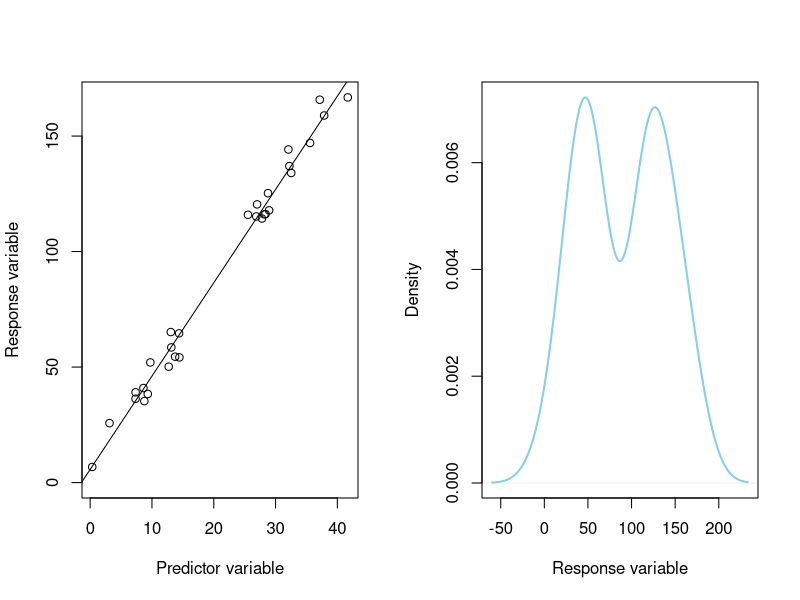
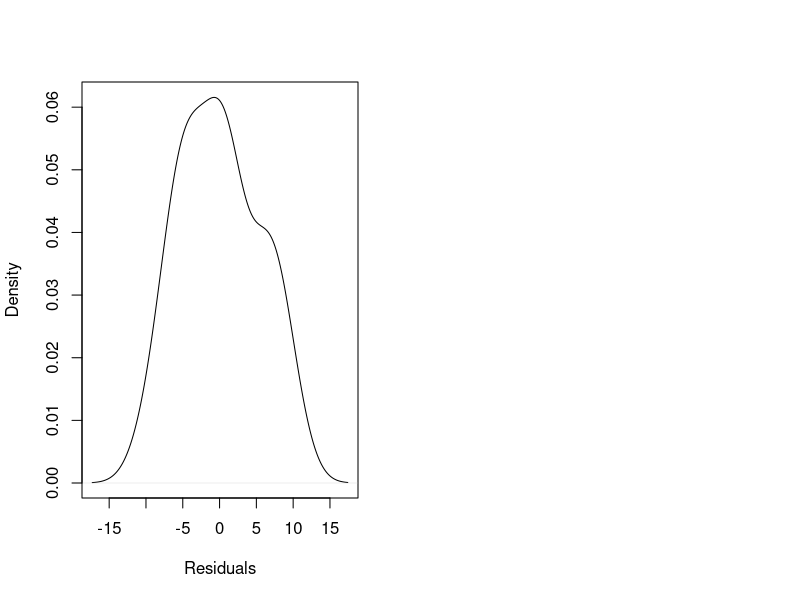
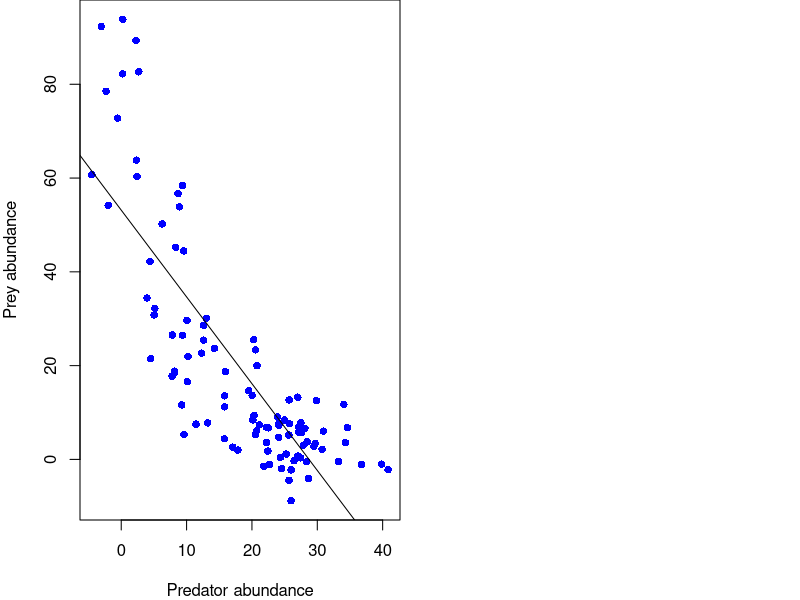
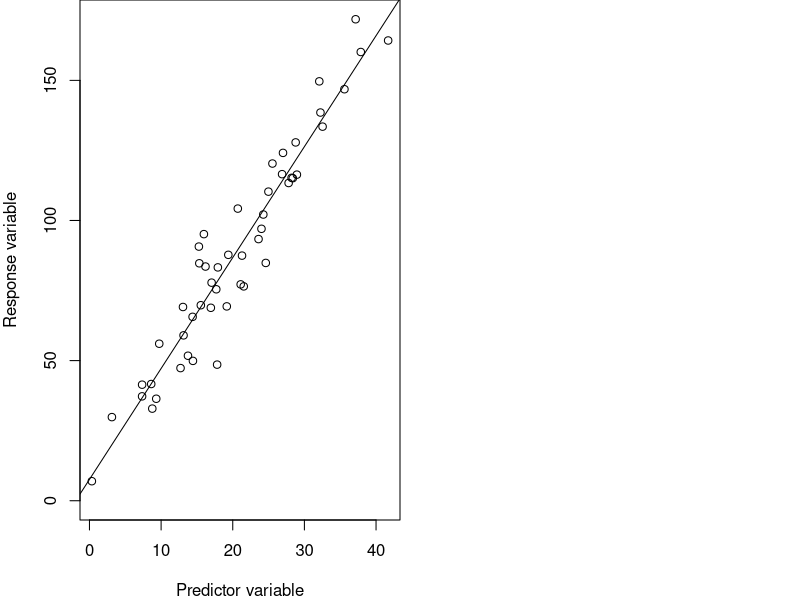
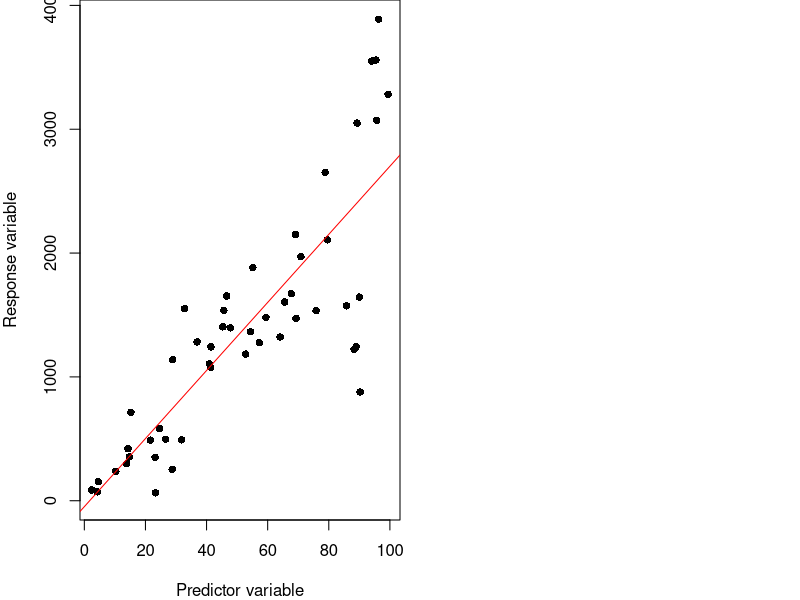
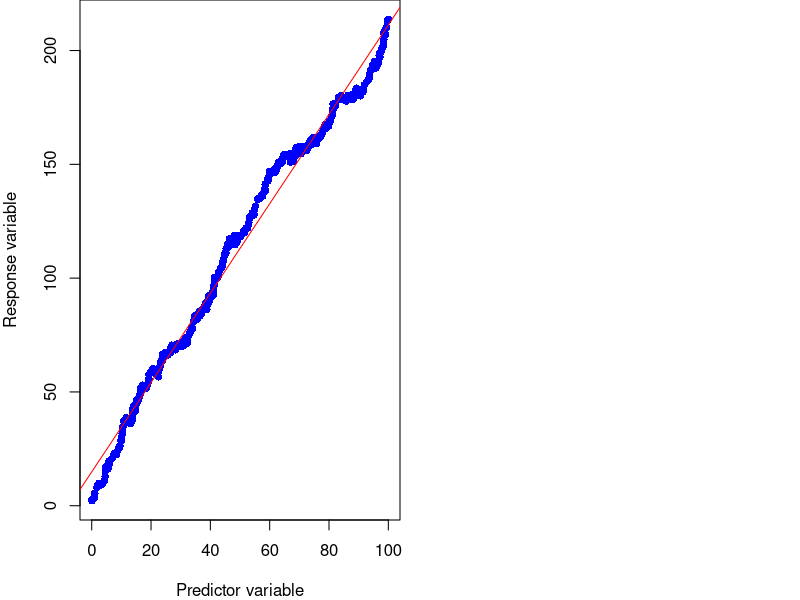
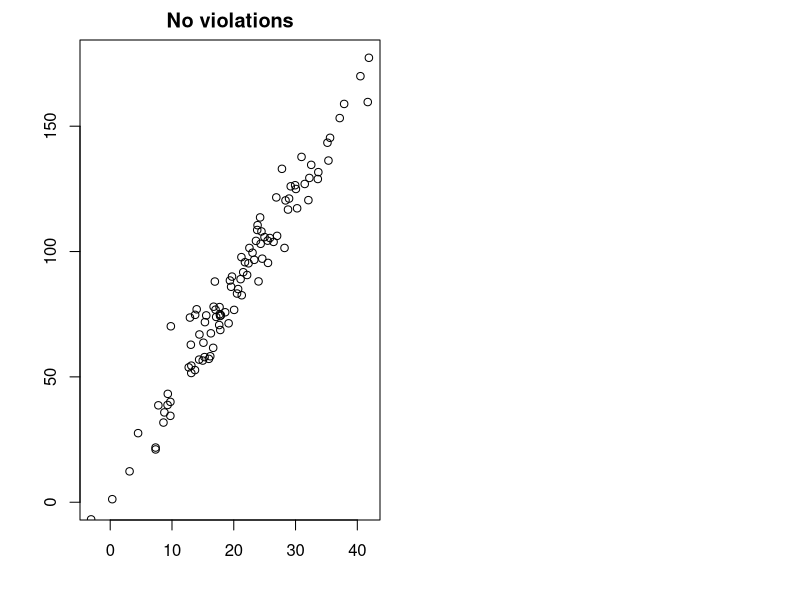
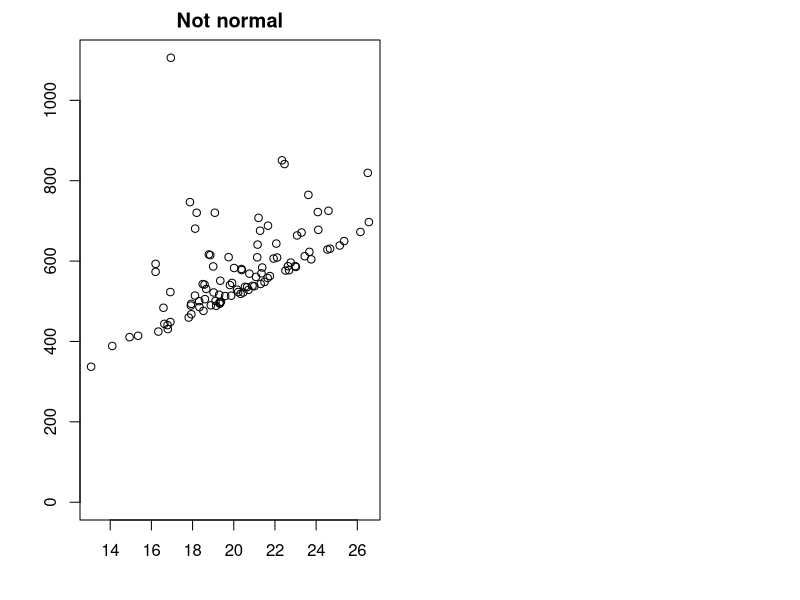

Here is the R script that generated these plots, in order: (Note: this script raises an error after producing the figures.)
## ---- chunk 1

knitr::opts_chunk$set(
	echo = TRUE,
	message = FALSE,
	warning = FALSE,
	cache = TRUE
)
## ---- chunk 2

#  NRES 710, Linear Regression (3)
#     University of Nevada, Reno
#     Assumptions of linear regression   

## ---- chunk 3
# Set the seed for reproducibility
set.seed(123)

# Set up the plotting area to display two plots side by side
par(mfrow = c(1, 2))

# Simulate data for the shallow slope
n <- 50
x1 <- rnorm(n, mean = 20, sd = 10)
y1 <- 5 + 4 * x1 + rnorm(n, mean = 0, sd = 8)

# Remove observations in the middle of x to create bimodal y
middle_range <- c(15, 25)
datum1 <- data.frame(x = x1, y = y1)
datum1 <- subset(datum1, x < middle_range[1] | x > middle_range[2])

# Plot the data with the shallow slope
plot(y ~ x, data = datum1,
     ylim=c(0, max(datum1$y)), xlab = "Predictor variable", ylab = "Response variable")

# Add a line to the plot for the shallow slope
results1 <- lm(y ~ x, data = datum1)
abline(results1)

# Plot the density of y
plot(density(datum1$y), col = "skyblue", xlab = "Response variable", ylab = "Density", main = "", lwd = 2)

# Examine normality of residuals
residuals <- resid(results1)
plot(density(residuals), xlab = "Residuals", main = "")
## ---- chunk 4
# Set the seed for reproducibility
set.seed(123); par(mar = c(4, 4, 0, 0)); par(mfrow=c(1,2))

# Simulate non-linear data
n <- 100
time <- seq(1, n)
prey_abundance <- 100 * exp(-0.05 * time) + rnorm(n, mean = 0, sd = 5)
predator_abundance <- 50 * (1 - exp(-0.01 * time)) + rnorm(n, mean = 0, sd = 5)

# Plot the data
plot(predator_abundance, prey_abundance, pch = 16, col = "blue",
     xlab = "Predator abundance", ylab = "Prey abundance")

# Fit a linear model
results <- lm(prey_abundance ~ predator_abundance)
abline(results)
## ---- chunk 5
# Set the seed for reproducibility
set.seed(123); par(mar = c(4, 4, 0, 0)); par(mfrow=c(1,2))

# Simulate data for the shallow slope
n <- 50
x1 <- rnorm(n, mean = 20, sd = 10)
y1 <- 5 + 4 * x1 + rnorm(n, mean = 0, sd = 12)

# Remove observations in the middle of x to create bimodal y
datum1 <- data.frame(x = x1, y = y1)

# Plot the data with the shallow slope
plot(y ~ x, data = datum1,
     ylim=c(0, max(datum1$y)), xlab = "Predictor variable", ylab = "Response variable")

# Add a line to the plot for the shallow slope
results1 <- lm(y ~ x, data = datum1)
abline(results1)
## ---- chunk 6
# Set the seed for reproducibility
set.seed(123); par(mar = c(4, 4, 0, 0)); par(mfrow=c(1,2))

# Simulate data with increasing variance (heteroscedasticity)
n <- 50
x1 <- runif(n, 0, 100)
y1 <- 20 + 25 * x1 + rnorm(n, mean = 0, sd = 10 * x1)

# Create a data frame
datum1 <- abs(data.frame(x = x1, y = y1))

# Fit a linear model
results1 <- lm(y ~ x, data = datum1)

# Predict values and calculate confidence intervals
predictions <- predict(results1, interval = "confidence", level = 0.95)
datum1 <- cbind(datum1, predictions)

# Plot the data
plot(datum1$x, datum1$y, ylim=c(0, max(datum1$y)), xlab = "Predictor variable", ylab = "Response variable", pch = 16)

# Add the regression line
abline(results1, col = "red")
## ---- chunk 7
# Set the seed for reproducibility
set.seed(123); par(mar = c(4, 4, 0, 0)); par(mfrow=c(1,2))

# # Simulate data with autocorrelation
# n <- 100
# x <- seq(1, n)
# phi <- 0.99  # Autoregressive parameter
# epsilon <- rnorm(n, mean = 0, sd = 5)  # Reduced noise term to make the autocorrelation more prominent
# y <- numeric(n)
# y[1] <- 5 + 2 * x[1] + epsilon[1]
# for (i in 2:n) {
#   y[i] <- 5 + 2 * x[i] + phi * (y[i-1] - (5 + 2 * x[i-1])) + epsilon[i]
# }
# 
# # Create a data frame
# data <- data.frame(x = x, y = y)

# Simulate data that are autocorrelated
n <- 500
x1 <- runif(n, 0, 100)

# Sort x1 from low to high
x1 <- sort(x1)

# Simulate error for each value using the mean of the previous value
error <- matrix(NA, length(x1), 1)
error[1,1] <- rnorm(1, mean = 0, sd = 1)
for (i in 2:length(x1)){
  error[i,1] <- rnorm(1, mean = error[i-1, 1], sd = 1)
}

# Create y values
y1 <- 3 + 2 * x1 + error

# Create dataframe
datum <- data.frame(x = x1, error = error, y = y1)

# Plot the data
plot(datum$x, datum$y, xlab = "Predictor variable", ylab = "Response variable", pch = 16, col = "blue")

# Fit a linear model
model <- lm(y ~ x, data = datum)

# Add the regression line to the graph
abline(model, col = "red")
## ---- chunk 8
# Load necessary libraries
library(knitr)

# Create the data frame
data <- data.frame(
  Group = c("Normality", "Linearity", "Homoscedasticity", "No autocorrelation"),
  `X-Y Scatterplot` = c("", "", "", ""),
  `Residuals Scatterplot` = c("", "", "", ""),
  `Histogram of Residuals` = c("", "", "", ""),
  `Autocorrelation Function (ACF)` = c("", "", "", "")
)

# Create the table
kable(data, col.names = c("Assumption", "X-Y Scatterplot", "Residuals Scatterplot", "Histogram of Residuals", "Autocorrelation Function (ACF)"))

## ---- chunk 9
# Set the seed for reproducibility
set.seed(123); par(mar = c(4, 4, 0, 0)); par(mfrow=c(1,2))

# Adjust margins: bottom, left, top, right
par(mar = c(4, 4, 2, 1))

# First, simulate data with no assumption violations
n <- 100
x1 <- rnorm(n, mean = 20, sd = 10)
y1 <- 5 + 4 * x1 + rnorm(n, mean = 0, sd = 8)

# Create dataframe
datum <- data.frame(x = x1, y = y1)

# Plot the data
plot(y ~ x, data = datum,
     ylim=c(0, max(datum$y)), xlab = "", ylab = "",
     main = "No violations")

## ---- chunk 10
# Set the seed for reproducibility
set.seed(123); par(mar = c(4, 4, 0, 0)); par(mfrow=c(1,2))

# Adjust graph margins: bottom, left, top, right
par(mar = c(4, 4, 2, 1))

# Second, simulate data with a violation of normality
n <- 100
x <- rnorm(n, mean = 20, sd = 3)
y <- 10 + 25 * x + rnorm(n, mean = 0, sd = 8)^2

# Create dataframe
datum <- data.frame(x = x, y = y)

# Plot the data
plot(y ~ x, data = datum,
     ylim=c(0, max(datum$y)), xlab = "", ylab = "",
     main = "Not normal")

## ---- chunk 11
# Set the seed for reproducibility
set.seed(123); par(mar = c(4, 4, 0, 0)); par(mfrow=c(1,2))

# Adjust graph margins: bottom, left, top, right
par(mar = c(4, 4, 2, 1))

# Simulate data with a violation of linearity
n <- 100
x <- runif(n, 0, 10)
y <- 3 + 2 * x - 0.18 * x^2 + rnorm(n, mean = 0, sd = 1)

# Create dataframe
datum <- data.frame(x = x, y = y)

# Plot the data
plot(y ~ x, data = datum,
     ylim=c(0, max(datum$y)), xlab = "", ylab = "",
     main = "Non-linear")

## ---- chunk 12
# Set the seed for reproducibility
set.seed(123); par(mar = c(4, 4, 0, 0)); par(mfrow=c(1,2))

# Adjust graph margins: bottom, left, top, right
par(mar = c(4, 4, 2, 1))

# Simulate data that are heteroscedastic
n <- 100
x1 <- runif(n, 0, 10)
y1 <- 5 + 4 * x1 + rnorm(n, mean = 0, sd = 1 * x1)

# Create dataframe
datum <- data.frame(x = x1, y = y1)

# Plot the data
plot(y ~ x, data = datum,
     ylim=c(0, max(datum$y)), xlab = "", ylab = "",
     main = "Heteroscedasticity")

## ---- chunk 13
# Set the seed for reproducibility
set.seed(123); par(mar = c(4, 4, 0, 0)); par(mfrow=c(1,2))

# Adjust graph margins: bottom, left, top, right
par(mar = c(4, 4, 2, 1))

# Simulate data that are autocorrelated
n <- 100
x1 <- runif(n, 0, 10)

# Sort x1 from low to high
x1 <- sort(x1)

# Simulate error for each value using the mean of the previous value
error <- matrix(NA, length(x1), 1)
error[1,1] <- rnorm(1, mean = 0, sd = 1)
for (i in 2:length(x1)){
  error[i,1] <- rnorm(1, mean = error[i-1, 1], sd = 1)
}

# Create y values
y1 <- 3 + 2 * x1 + error

# Create dataframe
datum <- data.frame(x = x1, error = error, y = y1)

# Fit a linear model to the data
model <- lm(y1 ~ x1, data = datum)

# Get predicted values and residuals from the model
datum$predicted <- predict(model)
datum$residuals <- resid(model)

# Set up two side-by-side plots
par(mfrow = c(1, 2))

# First plot: Original data with regression line
plot(y1 ~ x1, data = datum,
     xlab = "x", ylab = "y")

# Second plot: Same graph with residual lines
plot(y1 ~ x1, data = datum,
     xlab = "x", ylab = "y",
     main = "Residuals (Lines to Regression Line)")
abline(model, col = "blue", lwd = 2)

# Add lines connecting points to the regression line (visualizing residuals)
for (i in 1:n) {
  segments(x0 = datum$x[i], y0 = datum$y[i], 
           x1 = datum$x[i], y1 = datum$predicted[i], 
           col = "red")
}

# Examine autocorrelation in the error term
print(datum[10:20,])

## ---- chunk 14
# Set the seed for reproducibility
set.seed(123)

# Set up the plotting area to display two plots side by side
par(mfrow = c(1, 2))

# Simulate data for the shallow slope
n <- 50
x1 <- rnorm(n, mean = 20, sd = 10)
y1 <- 5 + 4 * x1 + rnorm(n, mean = 0, sd = 8)

# Create dataframe
datum1 <- data.frame(x = x1, y = y1)

# Plot the data
plot(y ~ x, data = datum1,
     ylim=c(0, max(datum1$y)), xlab = "Predictor variable", ylab = "Response variable")

# Add a line to the plot for the shallow slope
results1 <- lm(y ~ x, data = datum1)
abline(results1)

# Calculate residuals
residuals1 <- residuals(results1)

# Plot the residuals
plot(datum1$x, residuals1, xlab = "Predictor variable", ylab = "Residuals")
abline(h = 0, col = "red", lty = 2)

## ---- chunk 15
# Set the seed for reproducibility
set.seed(111)

# Set up the plotting area to display two plots side by side
par(mfrow = c(1, 2))

# Simulate data for the shallow slope
n <- 100
x1 <- runif(n, 0, 50)
y1 <- 5 + 4 * x1 + rnorm(n, mean = 0, sd = 0.15 * x1)

# Create dataframe
datum1 <- data.frame(x = x1, y = y1)

# Plot the data
plot(y ~ x, data = datum1,
     ylim=c(0, max(datum1$y)), xlab = "Predictor variable", ylab = "Response variable")

# Add a line to the plot for the shallow slope
results1 <- lm(y ~ x, data = datum1)
abline(results1)

# Calculate residuals
residuals1 <- residuals(results1)

# Plot the residuals
plot(datum1$x, residuals1, xlab = "Predictor variable", ylab = "Residuals")
abline(h = 0, col = "red", lty = 2)

## ---- chunk 16
# Set the seed for reproducibility
set.seed(111)

# Set up the plotting area to display two plots side by side
par(mfrow = c(2, 2))

# Simulate data with non-normally distributed error
n <- 100
x <- rnorm(n, mean = 20, sd = 3)
y <- 10 + 25 * x + rnorm(n, mean = 0, sd = 8)^2

# Create dataframe
datum <- data.frame(x = x, y = y)

# Simple linear model
results1 <- lm(y ~ x, data = datum)

# Calculate residuals
residuals1 <- residuals(results1)

# Plot the residuals
plot(datum$x, residuals1, xlab = "", ylab = "", main = "Non-normal error")
abline(h = 0, col = "red", lty = 2)


### Simulate nonlinear data
n <- 100
x <- runif(n, 0, 10)
y <- 3 + 2 * x - 0.18 * x^2 + rnorm(n, mean = 0, sd = 1)

# Create dataframe
datum <- data.frame(x = x, y = y)

# Simple linear model
results1 <- lm(y ~ x, data = datum)

# Calculate residuals
residuals1 <- residuals(results1)

# Plot the residuals
plot(datum$x, residuals1, xlab = "", ylab = "", main = "Nonlinearity")
abline(h = 0, col = "red", lty = 2)


### Simulate data that are autocorrelated
n <- 100
x1 <- runif(n, 0, 10)

# Sort x1 from low to high
x1 <- sort(x1)

# Simulate error for each value using the mean of the previous value
error <- matrix(NA, length(x1), 1)
error[1,1] <- rnorm(1, mean = 0, sd = 1)
for (i in 2:length(x1)){
  error[i,1] <- rnorm(1, mean = error[i-1, 1], sd = 1)
}

# Create y values
y1 <- 3 + 2 * x1 + error

# Create dataframe
datum <- data.frame(x = x1, error = error, y = y1)

# Simple linear model
results1 <- lm(y ~ x, data = datum)

# Calculate residuals
residuals1 <- residuals(results1)

# Plot the residuals
plot(datum$x, residuals1, xlab = "", ylab = "", main = "Autocorrelation")
abline(h = 0, col = "red", lty = 2)


### Simulate heteroscedastic data
n <- 100
x1 <- runif(n, 0, 50)
y1 <- 5 + 4 * x1 + rnorm(n, mean = 0, sd = 0.15 * x1)

# Create dataframe
datum1 <- data.frame(x = x1, y = y1)

# Simple linear model
results1 <- lm(y ~ x, data = datum1)

# Calculate residuals
residuals1 <- residuals(results1)

# Plot the residuals
plot(datum1$x, residuals1, xlab = "", ylab = "", main = "Heteroscedasticity")
abline(h = 0, col = "red", lty = 2)

## ---- chunk 17
# Set the seed for reproducibility
set.seed(123)

# Set up the plotting area to display two plots side by side
par(mfrow = c(1, 2))

### Simulate data with normally distributed error
n <- 100
x1 <- rnorm(n, mean = 20, sd = 10)
y1 <- 5 + 4 * x1 + rnorm(n, mean = 0, sd = 8)

# Create dataframe
datum <- data.frame(x = x1, y = y1)

# Simple linear model
results1 <- lm(y ~ x, data = datum)

# Calculate residuals
residuals1 <- residuals(results1)

# Plot the residuals
hist(residuals1, xlab = "", ylab = "Frequency", main = "Normal error")

### Simulate data with non-normally distributed error
n <- 100
x <- rnorm(n, mean = 20, sd = 3)
y <- 10 + 25 * x + rnorm(n, mean = 0, sd = 8)^2

# Create dataframe
datum <- data.frame(x = x, y = y)

# Simple linear model
results1 <- lm(y ~ x, data = datum)

# Calculate residuals
residuals1 <- residuals(results1)

# Plot the residuals
hist(residuals1, xlab = "", ylab = "Frequency", main = "Non-normal error")

## ---- chunk 18
# Set the seed for reproducibility
set.seed(123)

# Adjust graph margins: bottom, left, top, right
par(mar = c(4, 4, 2, 1))
par(mfrow = c(1, 2))

# Simulate data with a violation of linearity
n <- 100
x <- runif(n, 0, 10)
x <- sort(x)
y <- 3 + 2 * x - 0.18 * x^2 + rnorm(n, mean = 0, sd = 1)

# Create dataframe
datum <- data.frame(x = x, y = y)

# Plot the data
plot(y ~ x, data = datum,
     ylim=c(0, max(datum$y)), xlab = "", ylab = "",
     main = "Non-linear")

# Linear regression
results <- lm(y ~ x, data = datum)

# Plot the line
abline(results)

# ACF
acf(y, ylab = "Autocorrelation function (ACF)", main = "")

## ---- chunk 19
# Load necessary libraries
library(knitr)

# Create the data frame
data <- data.frame(
  Group = c("Normality", "Linearity", "Homoscedasticity", "No autocorrelation"),
  `X-Y Scatterplot` = c("X", "X", "X", "X"),
  `Residuals Scatterplot` = c("X", "X", "X", "X"),
  `Histogram of Residuals` = c("!!", "", "", ""),
  `Autocorrelation Function (ACF)` = c("", "**", "", "!!")
)

# Create the table
kable(data, col.names = c("Assumption", "X-Y Scatterplot", "Residuals Scatterplot", "Histogram of Residuals", "Autocorrelation Function (ACF)"))

## ---- chunk 20
# Load the data
datum <- read.csv("lecture_5_good_data.csv")

# Plot the data
plot(y ~ x, data = datum)

## ---- chunk 21
# Load the data
nonlinear <- read.csv("lecture_5_nonlinear_data.csv")

# Plot the data
plot(y ~ x, data = nonlinear)

## ---- chunk 22
# Load the data
norm <- read.csv("lecture_5_nonnormal_data.csv")

# Plot the data
plot(y ~ x, data = norm)

## ---- chunk 23
# Load the data
hetero <- read.csv("lecture_5_heteroscedastic_data.csv")

# Plot the data
plot(y ~ x, data = hetero)

## ---- chunk 24
# Load the data
auto <- read.csv("lecture_5_autocorrelated_data.csv")

# Plot the data
plot(y ~ x, data = auto)

## ---- chunk 25
# Fit linear regression models to the five datasets
results <- lm(y ~ x, data = datum)
resultsNonlinear <- lm(y ~ x, data = nonlinear)
resultsNorm <- lm(y ~ x, data = norm)
resultsHetero <- lm(y ~ x, data = hetero)
resultsAuto <- lm(y ~ x, data = auto)

## ---- chunk 26
# Examine the residuals (just the first ~20)
residuals(results)[1:20]

## ---- chunk 27
# Mean of the error
mean(residuals(results))

# Standard deviation of the error
sd(residuals(results))

# This number is similar to the 'Residual standard error' from our lm() summary
summary(results)

## ---- chunk 28
# Simple way
plot(residuals(results))

## ---- chunk 29
# Correct way to examine residuals plot
plot(residuals(results) ~ datum$x)

# Add a horizontal line at y = 0
abline(a = 0, b = 0)

## ---- chunk 30
# Correct way to examine residuals plot
plot(residuals(resultsNonlinear) ~ nonlinear$x)

# Add a horizontal line at y = 0
abline(a = 0, b = 0)

## ---- chunk 31
# Correct way to examine residuals plot
plot(residuals(resultsNorm) ~ norm$x)

# Add a horizontal line at y = 0
abline(a = 0, b = 0)

## ---- chunk 32
# Correct way to examine residuals plot
plot(residuals(resultsHetero) ~ hetero$x)

# Add a horizontal line at y = 0
abline(a = 0, b = 0)

## ---- chunk 33
# Correct way to examine residuals plot
plot(residuals(resultsAuto) ~ auto$x)

# Add a horizontal line at y = 0
abline(a = 0, b = 0)

## ---- chunk 34
# Correct way to examine residuals plot
hist(residuals(results))

## ---- chunk 35
# Correct way to examine residuals plot
hist(residuals(resultsNorm))

## ---- chunk 36
# Correct way to examine residuals plot
hist(residuals(resultsHetero))

## ---- chunk 37
# Make two graphs side-by-side
par(mfrow = c(1, 2))

# Default setting
hist(residuals(resultsHetero))

# Revisualizing with more breaks
hist(residuals(resultsHetero), breaks = 10)

## ---- chunk 38
# Autocorrelation function for normal data
acf(residuals(results)[order(datum$x)])

## ---- chunk 39
# Autocorrelation function for normal data
acf(residuals(resultsAuto)[order(auto$x)])

## ---- chunk 40
# Two graphs
par(mfrow=c(1,2))

# Recall the scatterplot for the nonlinear data
plot(y ~ x, data = nonlinear)

# Autocorrelation function with correct order
acf(residuals(resultsNonlinear)[order(nonlinear$x)])




## ---- chunk 41
########################## 'Truth' ############################ 
### Code for simulating data that were analyzed in this lecture

# Set the seed for reproducibility
set.seed(123)

## Simulate data with no assumption violations
n <- 100
x1 <- rnorm(n, mean = 20, sd = 10)
y1 <- 5 + 4 * x1 + rnorm(n, mean = 0, sd = 8)

# Create dataframe
datum <- data.frame(x = x1, y = y1)

# Save the CSV file
write.csv(datum, "lecture_5_good_data.csv")


## Simulate data with a violation of normality
n <- 100
x <- rnorm(n, mean = 20, sd = 3)
y <- 10 + 25 * x + rnorm(n, mean = 0, sd = 8)^2

# Create dataframe
datum <- data.frame(x = x, y = y)

# Save the CSV file
write.csv(datum, "lecture_5_nonnormal_data.csv")


## Simulate data with a violation of linearity
n <- 100
x <- runif(n, 0, 10)
#x <- sort(x)
y <- 3 + 2 * x - 0.18 * x^2 + rnorm(n, mean = 0, sd = 1)

# Create dataframe
datum <- data.frame(x = x, y = y)

# Save the CSV file
write.csv(datum, "lecture_5_nonlinear_data.csv")


## Simulate data that are heteroscedastic
n <- 100
x1 <- runif(n, 0, 10)
y1 <- 5 + 4 * x1 + rnorm(n, mean = 0, sd = 1 * x1)

# Create dataframe
datum <- data.frame(x = x1, y = y1)

# Save the CSV file
write.csv(datum, "lecture_5_heteroscedastic_data.csv")


## Simulate data that are autocorrelated
n <- 100
x1 <- runif(n, 0, 10)

# Sort x1 from low to high
x1 <- sort(x1)

# Simulate error for each value using the mean of the previous value
error <- matrix(NA, length(x1), 1)
error[1,1] <- rnorm(1, mean = 0, sd = 1)
for (i in 2:length(x1)){
  error[i,1] <- rnorm(1, mean = error[i-1, 1], sd = 1)
}

# Create y values
y1 <- 3 + 2 * x1 + error

# Create dataframe
datum <- data.frame(x = x1, error = error, y = y1)

# Save the CSV file
write.csv(datum, "lecture_5_autocorrelated_data.csv")
